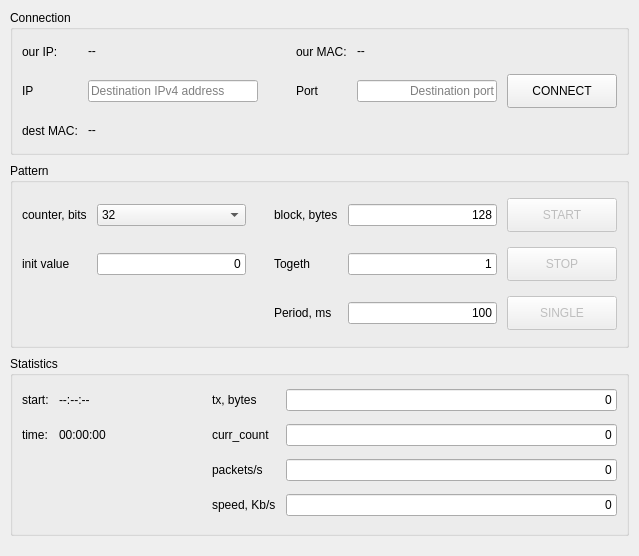
      <widget class="QWidget" name="udpTab">
       <attribute name="title">
        <string>UDP</string>
       </attribute>
       <layout class="QVBoxLayout" name="udpTabVerticalLayout">
        <property name="leftMargin">
         <number>10</number>
        </property>
        <property name="topMargin">
         <number>10</number>
        </property>
        <property name="rightMargin">
         <number>10</number>
        </property>
        <property name="bottomMargin">
         <number>10</number>
        </property>
        <property name="spacing">
         <number>8</number>
        </property>
        <item>
         <widget class="QGroupBox" name="udpConnectionGroupBox">
          <property name="minimumSize">
           <size>
            <width>0</width>
            <height>145</height>
           </size>
          </property>
          <property name="title">
           <string>Connection</string>
          </property>
          <layout class="QGridLayout" name="udpConnectionGridLayout">
           <property name="horizontalSpacing">
            <number>10</number>
           </property>
           <property name="verticalSpacing">
            <number>10</number>
           </property>
           <item row="0" column="0">
            <widget class="QLabel" name="udpOurIpLabel">
             <property name="text">
              <string>our IP:</string>
             </property>
            </widget>
           </item>
           <item row="0" column="1" colspan="2">
            <widget class="QLabel" name="udpOurIpValueLabel">
             <property name="minimumSize">
              <size>
               <width>180</width>
               <height>0</height>
              </size>
             </property>
             <property name="text">
              <string>--</string>
             </property>
             <property name="textInteractionFlags">
              <set>Qt::TextSelectableByMouse</set>
             </property>
            </widget>
           </item>
           <item row="0" column="3">
            <widget class="QLabel" name="udpOurMacLabel">
             <property name="text">
              <string>our MAC:</string>
             </property>
            </widget>
           </item>
           <item row="0" column="4" colspan="2">
            <widget class="QLabel" name="udpOurMacValueLabel">
             <property name="minimumSize">
              <size>
               <width>180</width>
               <height>0</height>
              </size>
             </property>
             <property name="text">
              <string>--</string>
             </property>
             <property name="textInteractionFlags">
              <set>Qt::TextSelectableByMouse</set>
             </property>
            </widget>
           </item>
           <item row="1" column="0">
            <widget class="QLabel" name="udpDestinationIpLabel">
             <property name="text">
              <string>IP</string>
             </property>
             <property name="buddy">
              <cstring>udpDestinationIpLineEdit</cstring>
             </property>
            </widget>
           </item>
           <item row="1" column="1">
            <widget class="QLineEdit" name="udpDestinationIpLineEdit">
             <property name="minimumSize">
              <size>
               <width>170</width>
               <height>0</height>
              </size>
             </property>
             <property name="maxLength">
              <number>15</number>
             </property>
             <property name="placeholderText">
              <string>Destination IPv4 address</string>
             </property>
            </widget>
           </item>
           <item row="1" column="2">
            <spacer name="udpConnectionMiddleSpacer">
             <property name="orientation">
              <enum>Qt::Horizontal</enum>
             </property>
             <property name="sizeType">
              <enum>QSizePolicy::Fixed</enum>
             </property>
             <property name="sizeHint" stdset="0">
              <size>
               <width>18</width>
               <height>20</height>
              </size>
             </property>
            </spacer>
           </item>
           <item row="1" column="3">
            <widget class="QLabel" name="udpDestinationPortLabel">
             <property name="text">
              <string>Port</string>
             </property>
             <property name="buddy">
              <cstring>udpDestinationPortLineEdit</cstring>
             </property>
            </widget>
           </item>
           <item row="1" column="4">
            <widget class="QLineEdit" name="udpDestinationPortLineEdit">
             <property name="minimumSize">
              <size>
               <width>140</width>
               <height>0</height>
              </size>
             </property>
             <property name="maxLength">
              <number>5</number>
             </property>
             <property name="alignment">
              <set>Qt::AlignRight|Qt::AlignTrailing|Qt::AlignVCenter</set>
             </property>
             <property name="placeholderText">
              <string>Destination port</string>
             </property>
            </widget>
           </item>
           <item row="1" column="5">
            <widget class="QPushButton" name="udpConnectButton">
             <property name="minimumSize">
              <size>
               <width>110</width>
               <height>34</height>
              </size>
             </property>
             <property name="text">
              <string>CONNECT</string>
             </property>
            </widget>
           </item>
           <item row="2" column="0">
            <widget class="QLabel" name="udpDestinationMacLabel">
             <property name="text">
              <string>dest MAC:</string>
             </property>
            </widget>
           </item>
           <item row="2" column="1" colspan="5">
            <widget class="QLabel" name="udpDestinationMacValueLabel">
             <property name="text">
              <string>--</string>
             </property>
             <property name="textInteractionFlags">
              <set>Qt::TextSelectableByMouse</set>
             </property>
            </widget>
           </item>
          </layout>
         </widget>
        </item>
        <item>
         <widget class="QGroupBox" name="udpPatternGroupBox">
          <property name="minimumSize">
           <size>
            <width>0</width>
            <height>185</height>
           </size>
          </property>
          <property name="title">
           <string>Pattern</string>
          </property>
          <layout class="QGridLayout" name="udpPatternGridLayout">
           <property name="horizontalSpacing">
            <number>10</number>
           </property>
           <property name="verticalSpacing">
            <number>9</number>
           </property>
           <item row="0" column="0">
            <widget class="QLabel" name="udpCounterBitsLabel">
             <property name="text">
              <string>counter, bits</string>
             </property>
             <property name="buddy">
              <cstring>udpCounterBitsComboBox</cstring>
             </property>
            </widget>
           </item>
           <item row="0" column="1">
            <widget class="QComboBox" name="udpCounterBitsComboBox">
             <property name="minimumSize">
              <size>
               <width>110</width>
               <height>0</height>
              </size>
             </property>
             <property name="currentIndex">
              <number>2</number>
             </property>
             <item>
              <property name="text">
               <string>8</string>
              </property>
             </item>
             <item>
              <property name="text">
               <string>16</string>
              </property>
             </item>
             <item>
              <property name="text">
               <string>32</string>
              </property>
             </item>
             <item>
              <property name="text">
               <string>64</string>
              </property>
             </item>
            </widget>
           </item>
           <item row="0" column="2">
            <spacer name="udpPatternMiddleSpacerTop">
             <property name="orientation">
              <enum>Qt::Horizontal</enum>
             </property>
             <property name="sizeType">
              <enum>QSizePolicy::Fixed</enum>
             </property>
             <property name="sizeHint" stdset="0">
              <size>
               <width>18</width>
               <height>20</height>
              </size>
             </property>
            </spacer>
           </item>
           <item row="0" column="3">
            <widget class="QLabel" name="udpBlockBytesLabel">
             <property name="text">
              <string>block, bytes</string>
             </property>
             <property name="buddy">
              <cstring>udpBlockBytesLineEdit</cstring>
             </property>
            </widget>
           </item>
           <item row="0" column="4">
            <widget class="QLineEdit" name="udpBlockBytesLineEdit">
             <property name="minimumSize">
              <size>
               <width>140</width>
               <height>0</height>
              </size>
             </property>
             <property name="text">
              <string>128</string>
             </property>
             <property name="maxLength">
              <number>10</number>
             </property>
             <property name="alignment">
              <set>Qt::AlignRight|Qt::AlignTrailing|Qt::AlignVCenter</set>
             </property>
             <property name="placeholderText">
              <string>Block size</string>
             </property>
            </widget>
           </item>
           <item row="0" column="5">
            <widget class="QPushButton" name="udpStartButton">
             <property name="minimumSize">
              <size>
               <width>110</width>
               <height>34</height>
              </size>
             </property>
             <property name="enabled">
              <bool>false</bool>
             </property>
             <property name="text">
              <string>START</string>
             </property>
            </widget>
           </item>
           <item row="1" column="0">
            <widget class="QLabel" name="udpInitValueLabel">
             <property name="text">
              <string>init value</string>
             </property>
             <property name="buddy">
              <cstring>udpInitValueLineEdit</cstring>
             </property>
            </widget>
           </item>
           <item row="1" column="1">
            <widget class="QLineEdit" name="udpInitValueLineEdit">
             <property name="text">
              <string>0</string>
             </property>
             <property name="maxLength">
              <number>20</number>
             </property>
             <property name="alignment">
              <set>Qt::AlignRight|Qt::AlignTrailing|Qt::AlignVCenter</set>
             </property>
             <property name="placeholderText">
              <string>0 or 0x...</string>
             </property>
            </widget>
           </item>
           <item row="1" column="2">
            <spacer name="udpPatternMiddleSpacerBottom">
             <property name="orientation">
              <enum>Qt::Horizontal</enum>
             </property>
             <property name="sizeType">
              <enum>QSizePolicy::Fixed</enum>
             </property>
             <property name="sizeHint" stdset="0">
              <size>
               <width>18</width>
               <height>20</height>
              </size>
             </property>
            </spacer>
           </item>
           <item row="1" column="5">
            <widget class="QPushButton" name="udpStopButton">
             <property name="minimumSize">
              <size>
               <width>110</width>
               <height>34</height>
              </size>
             </property>
             <property name="enabled">
              <bool>false</bool>
             </property>
             <property name="text">
              <string>STOP</string>
             </property>
            </widget>
           </item>
           <item row="2" column="5">
            <widget class="QPushButton" name="udpSingleButton">
             <property name="minimumSize">
              <size>
               <width>110</width>
               <height>34</height>
              </size>
             </property>
             <property name="enabled">
              <bool>false</bool>
             </property>
             <property name="text">
              <string>SINGLE</string>
             </property>
            </widget>
           </item>
           <item row="1" column="3">
            <widget class="QLabel" name="udpTogetherLabel">
             <property name="text">
              <string>Togeth</string>
             </property>
             <property name="buddy">
              <cstring>udpTogetherLineEdit</cstring>
             </property>
            </widget>
           </item>
           <item row="1" column="4">
            <widget class="QLineEdit" name="udpTogetherLineEdit">
             <property name="minimumSize">
              <size>
               <width>140</width>
               <height>0</height>
              </size>
             </property>
             <property name="text">
              <string>1</string>
             </property>
             <property name="maxLength">
              <number>10</number>
             </property>
             <property name="alignment">
              <set>Qt::AlignRight|Qt::AlignTrailing|Qt::AlignVCenter</set>
             </property>
             <property name="placeholderText">
              <string>Packets per burst</string>
             </property>
            </widget>
           </item>
           <item row="2" column="3">
            <widget class="QLabel" name="udpPeriodMsLabel">
             <property name="text">
              <string>Period, ms</string>
             </property>
             <property name="buddy">
              <cstring>udpPeriodMsLineEdit</cstring>
             </property>
            </widget>
           </item>
           <item row="2" column="4">
            <widget class="QLineEdit" name="udpPeriodMsLineEdit">
             <property name="minimumSize">
              <size>
               <width>140</width>
               <height>0</height>
              </size>
             </property>
             <property name="text">
              <string>100</string>
             </property>
             <property name="maxLength">
              <number>10</number>
             </property>
             <property name="alignment">
              <set>Qt::AlignRight|Qt::AlignTrailing|Qt::AlignVCenter</set>
             </property>
             <property name="placeholderText">
              <string>Period in ms</string>
             </property>
            </widget>
           </item>
          </layout>
         </widget>
        </item>
        <item>
         <widget class="QGroupBox" name="udpStatisticsGroupBox">
          <property name="minimumSize">
           <size>
            <width>0</width>
            <height>180</height>
           </size>
          </property>
          <property name="title">
           <string>Statistics</string>
          </property>
          <layout class="QGridLayout" name="udpStatisticsGridLayout">
           <property name="horizontalSpacing">
            <number>10</number>
           </property>
           <property name="verticalSpacing">
            <number>9</number>
           </property>
           <item row="0" column="0">
            <widget class="QLabel" name="udpStartTimeLabel">
             <property name="text">
              <string>start:</string>
             </property>
            </widget>
           </item>
           <item row="0" column="1">
            <widget class="QLabel" name="udpStartTimeValueLabel">
             <property name="minimumSize">
              <size>
               <width>115</width>
               <height>0</height>
              </size>
             </property>
             <property name="text">
              <string>--:--:--</string>
             </property>
            </widget>
           </item>
           <item row="0" column="2">
            <spacer name="udpStatisticsMiddleSpacerTop">
             <property name="orientation">
              <enum>Qt::Horizontal</enum>
             </property>
             <property name="sizeType">
              <enum>QSizePolicy::Fixed</enum>
             </property>
             <property name="sizeHint" stdset="0">
              <size>
               <width>18</width>
               <height>20</height>
              </size>
             </property>
            </spacer>
           </item>
           <item row="0" column="3">
            <widget class="QLabel" name="udpTxBytesLabel">
             <property name="text">
              <string>tx, bytes</string>
             </property>
             <property name="buddy">
              <cstring>udpTxBytesLineEdit</cstring>
             </property>
            </widget>
           </item>
           <item row="0" column="4">
            <widget class="QLineEdit" name="udpTxBytesLineEdit">
             <property name="minimumSize">
              <size>
               <width>160</width>
               <height>0</height>
              </size>
             </property>
             <property name="focusPolicy">
              <enum>Qt::NoFocus</enum>
             </property>
             <property name="text">
              <string>0</string>
             </property>
             <property name="readOnly">
              <bool>true</bool>
             </property>
             <property name="alignment">
              <set>Qt::AlignRight|Qt::AlignTrailing|Qt::AlignVCenter</set>
             </property>
            </widget>
           </item>
           <item row="1" column="0">
            <widget class="QLabel" name="udpElapsedTimeLabel">
             <property name="text">
              <string>time:</string>
             </property>
            </widget>
           </item>
           <item row="1" column="1">
            <widget class="QLabel" name="udpElapsedTimeValueLabel">
             <property name="minimumSize">
              <size>
               <width>115</width>
               <height>0</height>
              </size>
             </property>
             <property name="text">
              <string>00:00:00</string>
             </property>
            </widget>
           </item>
           <item row="1" column="2">
            <spacer name="udpStatisticsMiddleSpacerCenter">
             <property name="orientation">
              <enum>Qt::Horizontal</enum>
             </property>
             <property name="sizeType">
              <enum>QSizePolicy::Fixed</enum>
             </property>
             <property name="sizeHint" stdset="0">
              <size>
               <width>18</width>
               <height>20</height>
              </size>
             </property>
            </spacer>
           </item>
           <item row="1" column="3">
            <widget class="QLabel" name="udpCurrentCountLabel">
             <property name="text">
              <string>curr_count</string>
             </property>
             <property name="buddy">
              <cstring>udpCurrentCountLineEdit</cstring>
             </property>
            </widget>
           </item>
           <item row="1" column="4">
            <widget class="QLineEdit" name="udpCurrentCountLineEdit">
             <property name="minimumSize">
              <size>
               <width>160</width>
               <height>0</height>
              </size>
             </property>
             <property name="focusPolicy">
              <enum>Qt::NoFocus</enum>
             </property>
             <property name="text">
              <string>0</string>
             </property>
             <property name="readOnly">
              <bool>true</bool>
             </property>
             <property name="alignment">
              <set>Qt::AlignRight|Qt::AlignTrailing|Qt::AlignVCenter</set>
             </property>
            </widget>
           </item>
           <item row="2" column="0" colspan="3">
            <spacer name="udpStatisticsLeftBottomSpacer">
             <property name="orientation">
              <enum>Qt::Horizontal</enum>
             </property>
             <property name="sizeHint" stdset="0">
              <size>
               <width>40</width>
               <height>20</height>
              </size>
             </property>
            </spacer>
           </item>
           <item row="2" column="3">
            <widget class="QLabel" name="udpPacketsPerSecondLabel">
             <property name="text">
              <string>packets/s</string>
             </property>
             <property name="buddy">
              <cstring>udpPacketsPerSecondLineEdit</cstring>
             </property>
            </widget>
           </item>
           <item row="2" column="4">
            <widget class="QLineEdit" name="udpPacketsPerSecondLineEdit">
             <property name="minimumSize">
              <size>
               <width>160</width>
               <height>0</height>
              </size>
             </property>
             <property name="focusPolicy">
              <enum>Qt::NoFocus</enum>
             </property>
             <property name="text">
              <string>0</string>
             </property>
             <property name="readOnly">
              <bool>true</bool>
             </property>
             <property name="alignment">
              <set>Qt::AlignRight|Qt::AlignTrailing|Qt::AlignVCenter</set>
             </property>
            </widget>
           </item>
           <item row="3" column="0" colspan="3">
            <spacer name="udpStatisticsLeftSpeedSpacer">
             <property name="orientation">
              <enum>Qt::Horizontal</enum>
             </property>
             <property name="sizeHint" stdset="0">
              <size>
               <width>40</width>
               <height>20</height>
              </size>
             </property>
            </spacer>
           </item>
           <item row="3" column="3">
            <widget class="QLabel" name="udpSpeedLabel">
             <property name="text">
              <string>speed, Kb/s</string>
             </property>
             <property name="buddy">
              <cstring>udpSpeedLineEdit</cstring>
             </property>
            </widget>
           </item>
           <item row="3" column="4">
            <widget class="QLineEdit" name="udpSpeedLineEdit">
             <property name="minimumSize">
              <size>
               <width>160</width>
               <height>0</height>
              </size>
             </property>
             <property name="focusPolicy">
              <enum>Qt::NoFocus</enum>
             </property>
             <property name="text">
              <string>0</string>
             </property>
             <property name="readOnly">
              <bool>true</bool>
             </property>
             <property name="alignment">
              <set>Qt::AlignRight|Qt::AlignTrailing|Qt::AlignVCenter</set>
             </property>
            </widget>
           </item>
          </layout>
         </widget>
        </item>
        <item>
         <spacer name="udpBottomVerticalSpacer">
          <property name="orientation">
           <enum>Qt::Vertical</enum>
          </property>
          <property name="sizeHint" stdset="0">
           <size>
            <width>20</width>
            <height>10</height>
           </size>
          </property>
         </spacer>
        </item>
       </layout>
      </widget>
